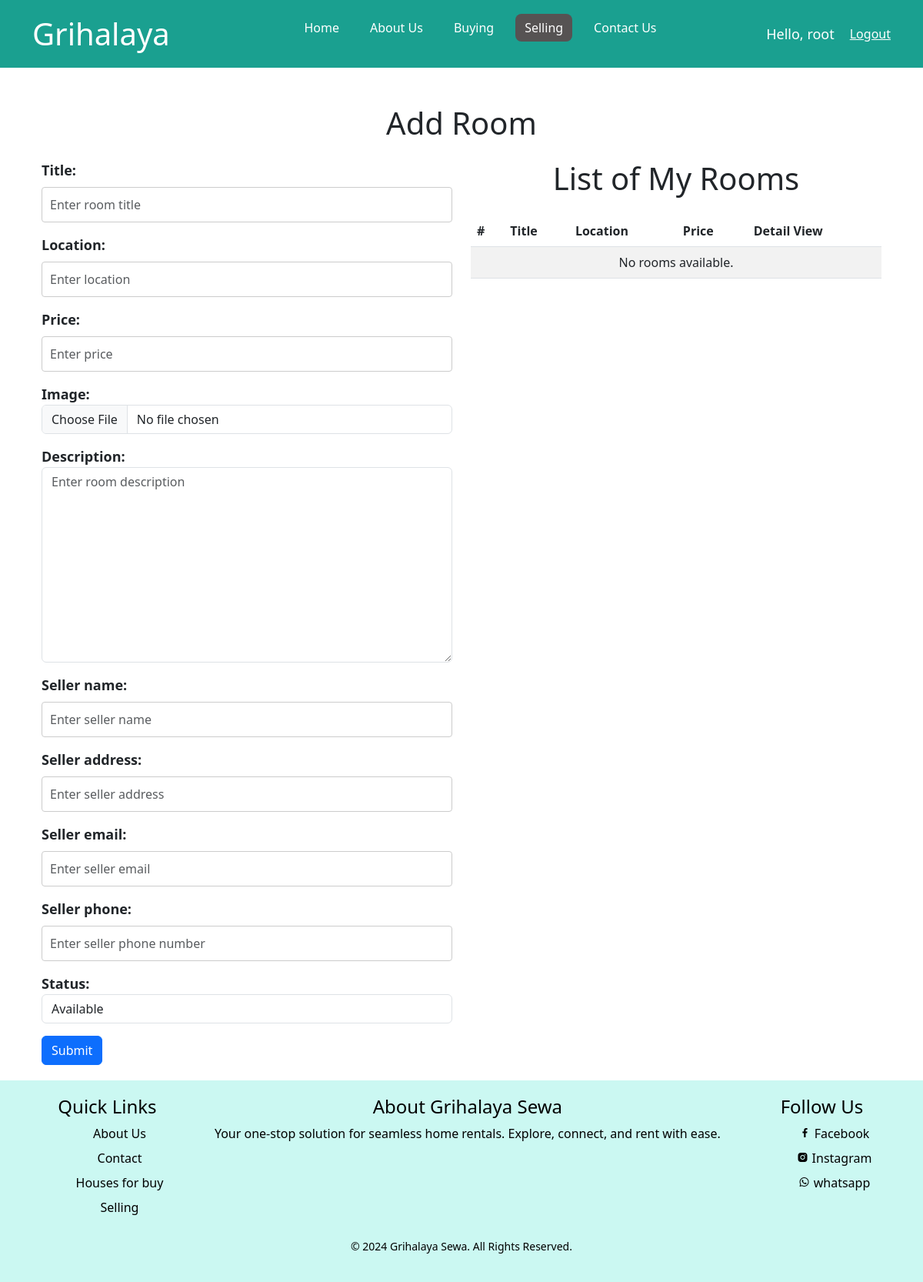
Before: /register/sell/2/ (signed in) with the older database file.
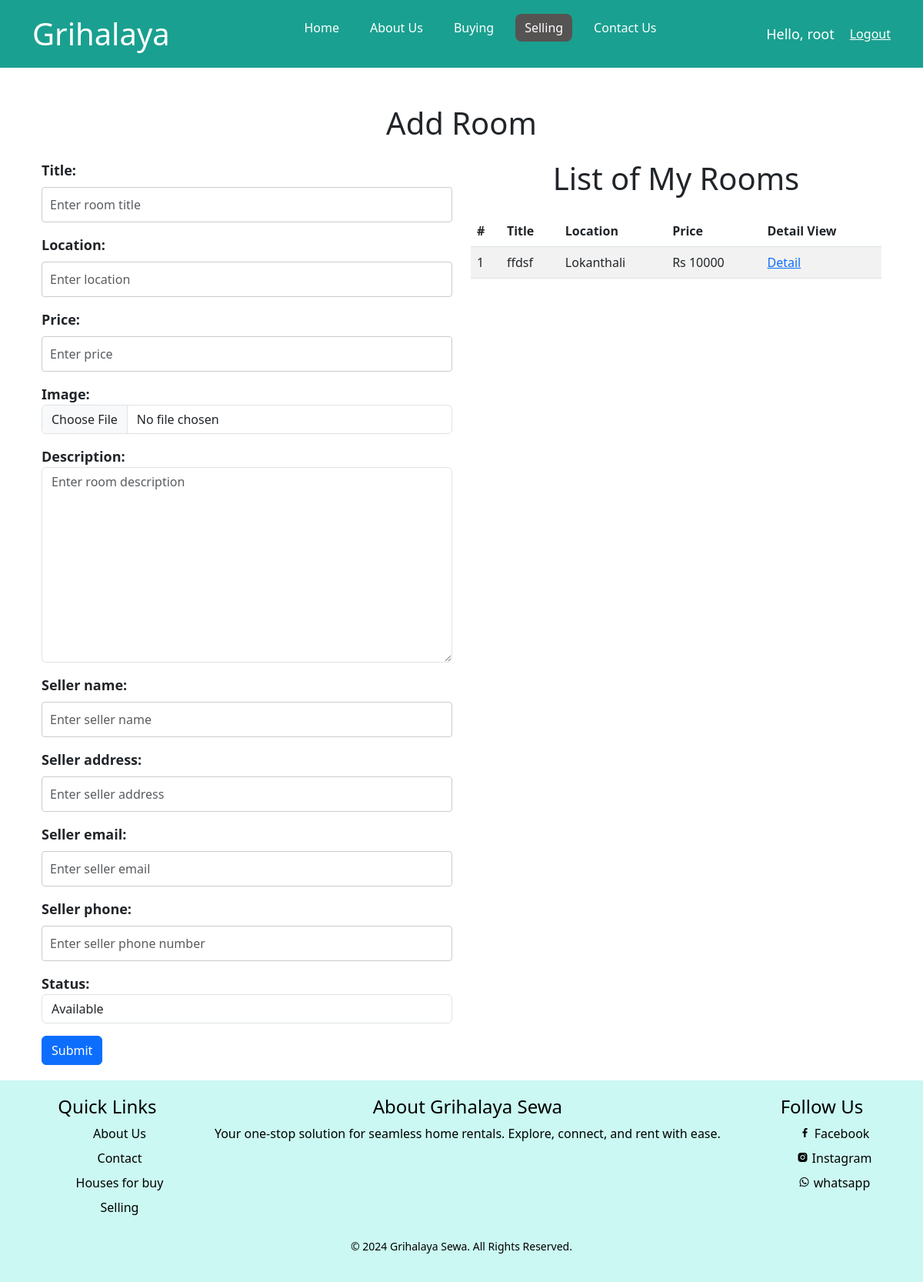
After: the same page with the newer database file.
### register/models.py (models this page shows, shortened)
class Room(models.Model):
    title = models.CharField(max_length=200)  # Title of the room listing
    location = models.CharField(max_length=255)  # Location of the room
    price = models.CharField(max_length=255)  # Price for renting the room
    image = models.ImageField(upload_to='room_images/')  # Image of the room
    description = models.TextField()  # Description of the room
    seller_name = models.CharField(max_length=255)  # Seller's name
    seller_address = models.TextField()  # Seller's address
    seller_email = models.EmailField()  # Seller's email
    seller_phone = models.CharField(max_length=15)  # Seller's phone number
    status = models.CharField(
        max_length=50,
        choices=[('available', 'Available'), ('sold', 'Sold')],
        default='available'
    )  # Room status
    user = models.ForeignKey(User, on_delete=models.CASCADE, related_name='rooms', null=True, blank=True)

### register/views.py (the view)
# urls.py: path('sell/<int:pk>/',views.selling,name="selling"),#room_insert, room_list==id
@login_required(login_url='register:login')
def selling(request,pk):   #insert room
    rooms=Room.objects.filter(user_id=pk)
    if request.method == 'POST':
        form = RoomForm(request.POST, request.FILES)
        if form.is_valid():
            room=form.save(commit=False)
            room.user=request.user
            form.save()
            return redirect('register:buying')  # Redirect to a page showing all rooms or a success page
    else:
        form = RoomForm()
    return render(request,"register/selling/sell_room_insert.html", {"selling":"active",'form': form, 'rooms':rooms})

### templates/register/selling/sell_room_insert.html (shortened to what this page needs)
    {% extends "main/base.html" %}
    {% load static %}
    {% block css %}
    {{ block.super }}
    {% endblock css %}
    {% block content %}
    <div class="container mt-5">
        <h1 class="mb-4">Add Room</h1>
        <div class="row">
            <div class="col-md-6">
                <form method="post" enctype="multipart/form-data">
                    {{ form.as_p }}
                    <button type="submit" class="btn btn-primary">Submit</button>
                </form>
            </div>
            <div class="col-md-6">
                <h1 class="mb-4">List of My Rooms</h1>
                <table class="table table-striped">
                    <thead>
                        <tr>
                            <th>#</th>
                            <th>Title</th>
                            <th>Location</th>
                            <th>Price</th>
                            <th>Detail View</th>
                        </tr>
                    </thead>
                    <tbody>
                        {% for room in rooms %}
                        <tr>
                            <td>{{ forloop.counter }}</td>
                            <td>{{ room.title }}</td>
                            <td>{{ room.location }}</td>
                            <td>{{ room.price }}</td>
                            <td>
                                <a href="{% url 'register:sell_room_detail' room.pk %}">Detail</a>
                            </td>
                        </tr>
                        {% empty %}
                        <tr>
                            <td colspan="5" class="text-center">No rooms available.</td>
                        </tr>
                        {% endfor %}
                    </tbody>
                </table>
            </div>
        </div>
    </div>
    {% endblock content %}

Changed rows visible on the page:
added Room: title "ffdsf", location "Lokanthali", price "Rs 10000"
Other visible differences:
text no longer shown: "No rooms available."
